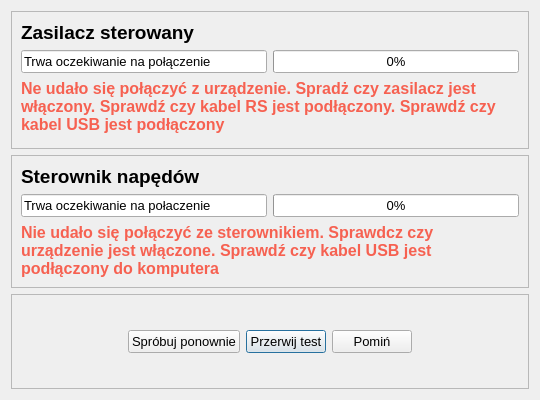
<?xml version="1.0" encoding="UTF-8"?>
<ui version="4.0">
 <class>OczekiwanieNaUrzadzenia</class>
 <widget class="QDialog" name="OczekiwanieNaUrzadzenia">
  <property name="windowModality">
   <enum>Qt::ApplicationModal</enum>
  </property>
  <property name="geometry">
   <rect>
    <x>0</x>
    <y>0</y>
    <width>540</width>
    <height>400</height>
   </rect>
  </property>
  <property name="minimumSize">
   <size>
    <width>540</width>
    <height>400</height>
   </size>
  </property>
  <property name="maximumSize">
   <size>
    <width>660</width>
    <height>510</height>
   </size>
  </property>
  <property name="font">
   <font>
    <family>Arial</family>
    <pointsize>10</pointsize>
   </font>
  </property>
  <property name="windowTitle">
   <string>Czujki Liniowe - oczekiwanie na połączenie z sterownikiem</string>
  </property>
  <layout class="QVBoxLayout" name="verticalLayout">
   <item>
    <widget class="QFrame" name="frZasilacz">
     <property name="frameShape">
      <enum>QFrame::StyledPanel</enum>
     </property>
     <property name="frameShadow">
      <enum>QFrame::Raised</enum>
     </property>
     <layout class="QGridLayout" name="gridLayout">
      <item row="1" column="0">
       <widget class="QLineEdit" name="statusZasilacz">
        <property name="text">
         <string>Trwa oczekiwanie na połączenie</string>
        </property>
        <property name="readOnly">
         <bool>true</bool>
        </property>
       </widget>
      </item>
      <item row="1" column="1">
       <widget class="QProgressBar" name="progressBarZasilacz">
        <property name="maximum">
         <number>60</number>
        </property>
        <property name="value">
         <number>0</number>
        </property>
       </widget>
      </item>
      <item row="0" column="0" colspan="2">
       <widget class="QLabel" name="label">
        <property name="font">
         <font>
          <family>Arial</family>
          <pointsize>14</pointsize>
          <bold>true</bold>
         </font>
        </property>
        <property name="text">
         <string>Zasilacz sterowany</string>
        </property>
       </widget>
      </item>
      <item row="2" column="0" colspan="2">
       <widget class="QLabel" name="errorZasilacz">
        <property name="minimumSize">
         <size>
          <width>0</width>
          <height>60</height>
         </size>
        </property>
        <property name="text">
         <string>&lt;html&gt;&lt;head/&gt;&lt;body&gt;&lt;p&gt;&lt;span style=&quot; font-size:12pt; font-weight:700; color:#f66151;&quot;&gt;Ne udało się połączyć z urządzenie. Spradż czy zasilacz jest włączony. Sprawdź czy kabel RS jest podłączony. Sprawdź czy kabel USB jest podłączony&lt;/span&gt;&lt;/p&gt;&lt;/body&gt;&lt;/html&gt;</string>
        </property>
        <property name="alignment">
         <set>Qt::AlignLeading|Qt::AlignLeft|Qt::AlignTop</set>
        </property>
        <property name="wordWrap">
         <bool>true</bool>
        </property>
       </widget>
      </item>
     </layout>
    </widget>
   </item>
   <item>
    <widget class="QFrame" name="frSterownik">
     <property name="frameShape">
      <enum>QFrame::StyledPanel</enum>
     </property>
     <property name="frameShadow">
      <enum>QFrame::Raised</enum>
     </property>
     <layout class="QGridLayout" name="gridLayout_3">
      <item row="1" column="1">
       <widget class="QProgressBar" name="progressBarSterownik">
        <property name="maximum">
         <number>60</number>
        </property>
        <property name="value">
         <number>0</number>
        </property>
       </widget>
      </item>
      <item row="0" column="0" colspan="2">
       <widget class="QLabel" name="label_2">
        <property name="font">
         <font>
          <family>Arial</family>
          <pointsize>14</pointsize>
          <bold>true</bold>
         </font>
        </property>
        <property name="text">
         <string>Sterownik napędów</string>
        </property>
       </widget>
      </item>
      <item row="1" column="0">
       <widget class="QLineEdit" name="statusSterownik">
        <property name="text">
         <string>Trwa oczekiwanie na połaczenie</string>
        </property>
        <property name="readOnly">
         <bool>true</bool>
        </property>
       </widget>
      </item>
      <item row="2" column="0" colspan="2">
       <widget class="QLabel" name="errorSterownik">
        <property name="text">
         <string>&lt;html&gt;&lt;head/&gt;&lt;body&gt;&lt;p&gt;&lt;span style=&quot; font-size:12pt; font-weight:700; color:#f66151;&quot;&gt;Nie udało się połączyć ze sterownikiem. Sprawdcz czy urządzenie jest włączone. Sprawdź czy kabel USB jest podłączony do komputera&lt;/span&gt;&lt;/p&gt;&lt;/body&gt;&lt;/html&gt;</string>
        </property>
        <property name="alignment">
         <set>Qt::AlignBottom|Qt::AlignLeading|Qt::AlignLeft</set>
        </property>
        <property name="wordWrap">
         <bool>true</bool>
        </property>
       </widget>
      </item>
     </layout>
    </widget>
   </item>
   <item>
    <widget class="QFrame" name="frameError">
     <property name="frameShape">
      <enum>QFrame::StyledPanel</enum>
     </property>
     <property name="frameShadow">
      <enum>QFrame::Raised</enum>
     </property>
     <layout class="QGridLayout" name="gridLayout_2">
      <item row="4" column="1">
       <spacer name="horizontalSpacer_3">
        <property name="orientation">
         <enum>Qt::Horizontal</enum>
        </property>
        <property name="sizeHint" stdset="0">
         <size>
          <width>40</width>
          <height>20</height>
         </size>
        </property>
       </spacer>
      </item>
      <item row="4" column="5">
       <spacer name="horizontalSpacer_5">
        <property name="orientation">
         <enum>Qt::Horizontal</enum>
        </property>
        <property name="sizeHint" stdset="0">
         <size>
          <width>40</width>
          <height>20</height>
         </size>
        </property>
       </spacer>
      </item>
      <item row="4" column="4">
       <widget class="QPushButton" name="pbBreak">
        <property name="text">
         <string>Przerwij test</string>
        </property>
       </widget>
      </item>
      <item row="4" column="6">
       <spacer name="horizontalSpacer_6">
        <property name="orientation">
         <enum>Qt::Horizontal</enum>
        </property>
        <property name="sizeHint" stdset="0">
         <size>
          <width>40</width>
          <height>20</height>
         </size>
        </property>
       </spacer>
      </item>
      <item row="4" column="3">
       <spacer name="horizontalSpacer_4">
        <property name="orientation">
         <enum>Qt::Horizontal</enum>
        </property>
        <property name="sizeHint" stdset="0">
         <size>
          <width>40</width>
          <height>20</height>
         </size>
        </property>
       </spacer>
      </item>
      <item row="4" column="2">
       <widget class="QPushButton" name="pbAgain">
        <property name="text">
         <string>Spróbuj ponownie</string>
        </property>
       </widget>
      </item>
      <item row="4" column="8">
       <spacer name="horizontalSpacer_2">
        <property name="orientation">
         <enum>Qt::Horizontal</enum>
        </property>
        <property name="sizeHint" stdset="0">
         <size>
          <width>203</width>
          <height>20</height>
         </size>
        </property>
       </spacer>
      </item>
      <item row="4" column="0">
       <spacer name="horizontalSpacer">
        <property name="orientation">
         <enum>Qt::Horizontal</enum>
        </property>
        <property name="sizeHint" stdset="0">
         <size>
          <width>204</width>
          <height>20</height>
         </size>
        </property>
       </spacer>
      </item>
      <item row="4" column="7">
       <widget class="QPushButton" name="pbSkip">
        <property name="text">
         <string>Pomiń</string>
        </property>
       </widget>
      </item>
     </layout>
    </widget>
   </item>
  </layout>
 </widget>
 <resources/>
 <connections/>
</ui>
